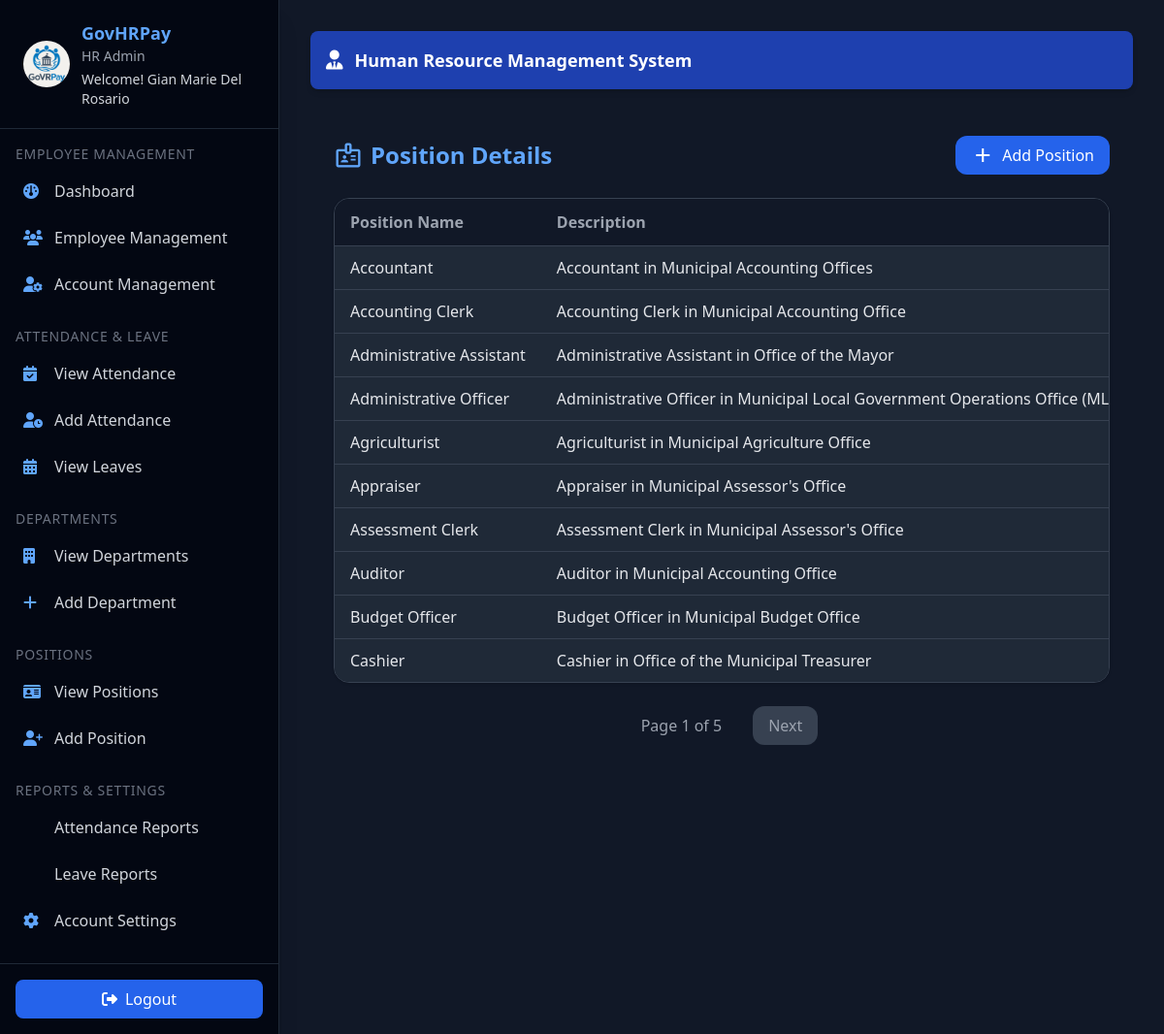
The app's page /hr/admin/hr/admin/positions (signed in) with its own data.
### hr_system/hr/models/user.py (models this page shows, shortened)
class User(UserMixin, db.Model):
    id = db.Column(db.Integer, primary_key=True)
    email = db.Column(db.String(150), unique=True, nullable=False)
    password = db.Column(db.String(150), nullable=False)
    first_name = db.Column(db.String(100), nullable=False)
    last_name = db.Column(db.String(100), nullable=False)
    role = db.Column(db.String(50), nullable=False, default="employee")
    department_id = db.Column(
        db.Integer, db.ForeignKey('department.id', name='fk_user_department_id')
    )
    position = db.Column(db.String(100))
    active = db.Column(db.Boolean, default=True)
    created_at = db.Column(db.DateTime, default=datetime.utcnow)
    last_login = db.Column(db.DateTime)
    managed_department = db.relationship(
        "Department",
        back_populates="head",
        uselist=False,
        foreign_keys="[Department.head_id]"
    )
    employee_profile = db.relationship(
        "Employee",
        back_populates="user",
        uselist=False
    )
    approved_leaves = db.relationship(
        "Leave",
        back_populates="approver",
        lazy=True,
        foreign_keys="[Leave.approved_by]"
    )
    department = db.relationship(
        "Department",
        backref="users",
        foreign_keys=[department_id]
    )
    def get_full_name(self):
        return f"{self.first_name} {self.last_name}"

### hr_system/hr/models/hr_models.py (models this page shows, shortened)
class Position(db.Model):
    __tablename__ = "position"
    id = db.Column(db.Integer, primary_key=True)
    name = db.Column(db.String(100), unique=True, nullable=False)
    description = db.Column(db.Text)
    department_id = db.Column(db.Integer, db.ForeignKey("department.id", name="fk_position_department_id"))
    department = db.relationship("Department", back_populates="positions", foreign_keys=[department_id])
    employees = db.relationship("Employee", back_populates="position", lazy=True)

### hr_system/hr/routes/hr_admin_routes.py (the view)
@hr_admin_bp.route('/hr/admin/positions')
@login_required
def view_positions():
    page = request.args.get('page', 1, type=int)
    per_page = 10
    positions = Position.query.order_by(Position.name.asc()).paginate(page=page, per_page=per_page)
    employee_counts = (
        db.session.query(Employee.position_id, db.func.count(Employee.id))
        .group_by(Employee.position_id)
        .all()
    )
    employee_counts = {pos_id: count for pos_id, count in employee_counts}
    return render_template(
        'hr/admin/admin_view_positions.html',
        positions=positions,
        employee_counts=employee_counts
    )

### hr_system/hr/__init__.py (called while the page is built)
@login_manager.user_loader
def load_user(user_id):
    return User.query.get(int(user_id))

### templates/hr/admin/admin_view_positions.html (shortened to what this page needs)
{% extends 'hr/admin/admin_base.html' %}
{% block content %}
<main class="p-4 md:p-6 space-y-6">
  <header class="flex flex-col sm:flex-row sm:justify-between sm:items-center gap-4">
    <h1 class="text-2xl font-semibold text-blue-400 flex items-center gap-2">
      <span class="material-symbols-outlined text-3xl">badge</span>
      Position Details
    </h1>
    <a href="{{ url_for('hr_admin.add_position') }}"
       class="bg-blue-600 hover:bg-blue-700 text-white px-4 py-2 rounded-xl flex items-center gap-2 transition">
      <span class="material-symbols-outlined">add</span> Add Position
    </a>
  </header>
  <div class="overflow-x-auto bg-gray-800 rounded-2xl shadow border border-gray-700">
    <table class="min-w-full divide-y divide-gray-700 text-sm md:text-base table-auto">
      <thead class="bg-gray-900">
        <tr>
          <th class="px-2 sm:px-4 py-3 text-left text-gray-400">Position Name</th>
          <th class="px-2 sm:px-4 py-3 text-left text-gray-400">Description</th>
        </tr>
      </thead>
      <tbody class="divide-y divide-gray-700">
        {% for position in positions.items %}
        <tr class="hover:bg-gray-700 transition">
          <td class="px-2 sm:px-4 py-2 text-gray-200 whitespace-nowrap">{{ position.name }}</td>
          <td class="px-2 sm:px-4 py-2 text-gray-200 whitespace-nowrap">{{ position.description or '-' }}</td>
        </tr>
        {% else %}
        <tr>
          <td colspan="4" class="px-4 py-3 text-center text-gray-400">No positions found.</td>
        </tr>
        {% endfor %}
      </tbody>
    </table>
  </div>
  <div class="flex flex-col sm:flex-row justify-center gap-2 sm:gap-4 mt-4 text-gray-400 items-center">
    <span class="px-4 py-2">Page {{ positions.page }} of {{ positions.pages }}</span>
    {% if positions.has_next %}
      <a href="{{ url_for('hr_admin.view_positions', page=positions.next_num) }}"
         class="px-4 py-2 bg-gray-700 rounded-xl hover:bg-gray-600 transition">Next</a>
    {% endif %}
  </div>
</main>
{% endblock %}

### templates/hr/admin/admin_base.html (shortened to what this page needs)
<!DOCTYPE html>
<html lang="en">
  <head>
    <link
      rel="stylesheet"
      href="https://cdnjs.cloudflare.com/ajax/libs/font-awesome/6.5.1/css/all.min.css"
    />
    <script src="https://cdn.tailwindcss.com"></script>
  </head>
  <body class="bg-gray-900 text-gray-100 flex flex-col md:flex-row min-h-screen font-sans">
    <aside
      id="sidebar"
      class="bg-gray-950 text-white w-64 sm:w-72 flex-shrink-0 fixed md:static inset-y-0 left-0 transform -translate-x-full md:translate-x-0 transition-transform duration-300 z-30 flex flex-col justify-between border-r border-gray-800 shadow-xl"
    >
      <div class="overflow-y-auto flex-grow">
        <div class="flex items-center gap-3 px-6 py-5 border-b border-gray-800 sticky top-0 bg-gray-950 z-10">
          <img
            src="{{ url_for('hr_admin.static', filename='img/logo2.avif') }}"
            alt="Logo"
            class="w-12 h-12 rounded-full object-cover"
          />
          <div>
            <h2 class="text-lg font-semibold text-blue-400">GovHRPay</h2>
            <p class="text-sm text-gray-400">HR Admin</p>
            <p class="text-sm text-gray-300 mt-1">
              Welcome! <span class="font-medium">{{ current_user.get_full_name() }}</span>
            </p>
          </div>
        </div>
        <nav class="mt-4 px-4 text-gray-300">
          {% for section, links in {
            "Employee Management": [
              ("fa-gauge", "Dashboard", "hr_admin.hr_dashboard"),
              ("fa-users", "Employee Management", "hr_admin.view_employees"),
              ("fa-user-gear", "Account Management", "hr_admin.view_users")
            ],
            "Attendance & Leave": [
              ("fa-calendar-check", "View Attendance", "hr_admin.attendance"),
              ("fa-user-clock", "Add Attendance", "hr_admin.add_attendance"),
              ("fa-calendar-days", "View Leaves", "hr_admin.view_leaves")
            ],
            "Departments": [
              ("fa-building", "View Departments", "hr_admin.view_departments"),
              ("fa-plus", "Add Department", "hr_admin.add_department")
            ],
            "Positions": [
              ("fa-id-card", "View Positions", "hr_admin.view_positions"),
              ("fa-user-plus", "Add Position", "hr_admin.add_position")
            ],
            "Reports & Settings": [
              ("fa-file-chart-column", "Attendance Reports", "hr_admin.attendance_report"),
              ("fa-file-chart-line", "Leave Reports", "hr_admin.leave_report"),
              ("fa-gear", "Account Settings", "hr_admin.profile")
            ]
          }.items() %}
          <div class="mb-6">
            <h3 class="text-sm uppercase tracking-wider text-gray-500 mb-2">{{ section }}</h3>
            <ul class="space-y-2">
              {% for icon, text, url in links %}
              <li>
                <a href="{{ url_for(url) }}" class="flex items-center gap-3 p-2 rounded-lg hover:bg-blue-700/40 transition">
                  <i class="fa-solid {{ icon }} text-blue-400 w-5"></i> {{ text }}
                </a>
              </li>
              {% endfor %}
            </ul>
          </div>
        </nav>
      </div>
      <div class="p-4 border-t border-gray-800">
        <button
          id="logoutBtn"
          class="flex items-center gap-2 w-full justify-center py-2 rounded-lg bg-blue-600 hover:bg-blue-700 transition"
        >
          <i class="fa-solid fa-right-from-bracket"></i> Logout
        </button>
      </div>
    </aside>
    <main class="flex-1 p-4 sm:p-6 md:p-8 overflow-y-auto bg-gray-900">
      <div class="bg-blue-800 text-white rounded-lg p-4 mb-6 flex flex-wrap gap-3 items-center justify-between shadow-md sticky top-0 z-10 hidden md:flex">
        <div class="flex items-center gap-3">
          <i class="fa-solid fa-user-tie text-xl"></i>
          <h1 class="text-lg font-semibold">Human Resource Management System</h1>
        </div>
      </div>
      {% block content %}{% endblock %}
    </main>
  </body>
</html>

### records on screen
User: get_full_name "Gian Marie Del Rosario"
Position: name "Accountant", description "Accountant in Municipal Accounting Offices"
Position: name "Accounting Clerk", description "Accounting Clerk in Municipal Accounting Office"
Position: name "Administrative Assistant", description "Administrative Assistant in Office of the Mayor"
Position: name "Administrative Officer", description "Administrative Officer in Municipal Local Government Operations Office…"
Position: name "Agriculturist", description "Agriculturist in Municipal Agriculture Office"
Position: name "Appraiser", description "Appraiser in Municipal Assessor's Office"
Position: name "Assessment Clerk", description "Assessment Clerk in Municipal Assessor's Office"
Position: name "Auditor", description "Auditor in Municipal Accounting Office"
Position: name "Budget Officer", description "Budget Officer in Municipal Budget Office"
Position: name "Cashier", description "Cashier in Office of the Municipal Treasurer"

### other values on screen
{{ section }} "EMPLOYEE MANAGEMENT" "ATTENDANCE & LEAVE" "DEPARTMENTS" "POSITIONS" "REPORTS & SETTINGS"
{{ text }} "Dashboard" "Employee Management" "Account Management" "View Attendance" "Add Attendance" "View Leaves" "View Departments" "Add Department" "View Positions" "Add Position" "Attendance Reports" "Leave Reports" "Account Settings"
{{ positions.page }} "1"
{{ positions.pages }} "5"
